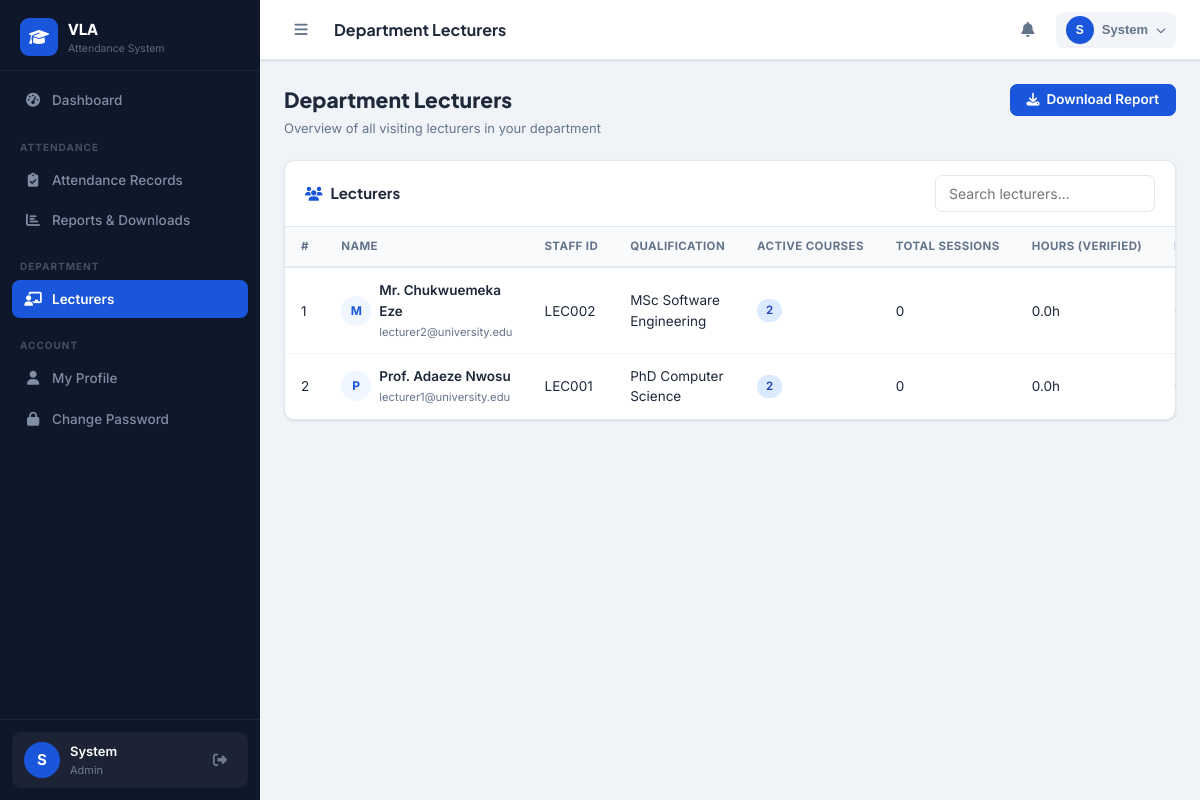
The app's page /hod/lecturers.php (signed in) with its own data.
### tables this page shows
CREATE TABLE IF NOT EXISTS users (
    id INT AUTO_INCREMENT PRIMARY KEY,
    full_name VARCHAR(150) NOT NULL,
    email VARCHAR(150) NOT NULL UNIQUE,
    phone VARCHAR(20),
    password VARCHAR(255) NOT NULL,
    role ENUM('admin','hod','lecturer') NOT NULL DEFAULT 'lecturer',
    department_id INT,
    staff_id VARCHAR(50) UNIQUE,
    gender ENUM('male','female','other'),
    qualification VARCHAR(200),
    specialization VARCHAR(200),
    profile_photo VARCHAR(255) DEFAULT 'default.png',
    status ENUM('active','inactive','suspended') DEFAULT 'active',
    last_login DATETIME,
    reset_token VARCHAR(100),
    reset_expires DATETIME,
    created_at TIMESTAMP DEFAULT CURRENT_TIMESTAMP,
    updated_at TIMESTAMP DEFAULT CURRENT_TIMESTAMP ON UPDATE CURRENT_TIMESTAMP,
    FOREIGN KEY (department_id) REFERENCES departments(id) ON DELETE SET NULL
);

### includes/functions.php (called while the page is built, shortened)
<?php
if (!function_exists('clean')) {
    function clean(string $str): string {
        return htmlspecialchars(trim($str), ENT_QUOTES, 'UTF-8');
    }
}
if (!function_exists('getCurrentUser')) {
    function getCurrentUser(): ?array {
        $conn = getDBConnection();
        $uid = (int)$_SESSION['user_id'];
        $r = $conn->query("SELECT u.*, d.name as dept_name, d.code as dept_code
            FROM users u LEFT JOIN departments d ON u.department_id = d.id
            WHERE u.id = $uid LIMIT 1");
        return $r ? $r->fetch_assoc() : null;
    }
}

### hod/lecturers.php (the view, shortened to what this page needs)
<?php
require_once '../includes/functions.php';
$pageTitle = 'Department Lecturers';
$conn = getDBConnection();
$deptId = (int)($_SESSION['dept_id'] ?? 0);
$deptWhere = $deptId ? "AND u.department_id = $deptId" : '';
$lecturers = $conn->query("
    SELECT u.*, d.name as dept_name,
      (SELECT COUNT(*) FROM attendance_records WHERE lecturer_id=u.id) as total_sessions,
      (SELECT COUNT(*) FROM attendance_records WHERE lecturer_id=u.id AND status='verified') as verified,
      (SELECT COUNT(*) FROM attendance_records WHERE lecturer_id=u.id AND status='pending') as pending,
      (SELECT COALESCE(SUM(duration_hours),0) FROM attendance_records WHERE lecturer_id=u.id AND status='verified') as total_hours,
      (SELECT COUNT(*) FROM course_assignments ca JOIN academic_sessions s ON ca.session_id=s.id WHERE ca.lecturer_id=u.id AND s.is_current=1) as active_courses
    FROM users u
    LEFT JOIN departments d ON u.department_id = d.id
    WHERE u.role='lecturer' $deptWhere
    ORDER BY u.full_name");
$sidebarItems = [
    ['url'=>'hod/dashboard.php','icon'=>'fas fa-tachometer-alt','label'=>'Dashboard'],
    ['divider'=>'Attendance'],
    ['url'=>'hod/attendance.php','icon'=>'fas fa-clipboard-check','label'=>'Attendance Records'],
    ['url'=>'hod/reports.php','icon'=>'fas fa-chart-bar','label'=>'Reports & Downloads'],
    ['divider'=>'Department'],
    ['url'=>'hod/lecturers.php','icon'=>'fas fa-chalkboard-teacher','label'=>'Lecturers','active'=>true],
    ['divider'=>'Account'],
    ['url'=>'hod/profile.php','icon'=>'fas fa-user','label'=>'My Profile'],
    ['url'=>'hod/change_password.php','icon'=>'fas fa-lock','label'=>'Change Password'],
];
include '../includes/header.php';
?>
<div class="page-header">
  <div><h2>Department Lecturers</h2><p>Overview of all visiting lecturers in your department</p></div>
  <a href="<?=BASE_URL?>hod/reports.php" class="btn btn-primary"><i class="fas fa-download"></i> Download Report</a>
</div>
<div class="card">
  <div class="card-header">
    <span class="card-title"><i class="fas fa-users"></i> Lecturers</span>
    <input type="text" id="tableSearch" class="form-control" placeholder="Search lecturers..." style="width:220px">
  </div>
  <div class="table-wrapper">
    <table class="data-table">
      <thead>
        <tr><th>#</th><th>Name</th><th>Staff ID</th><th>Qualification</th><th>Active Courses</th><th>Total Sessions</th><th>Hours (Verified)</th><th>Pending</th><th>Status</th></tr>
      </thead>
      <tbody>
        <?php $i=0; while ($r = $lecturers->fetch_assoc()): $i++; ?>
        <tr>
          <td><?=$i?></td>
          <td>
            <div class="d-flex align-items-center gap-2">
              <div class="avatar sm"><?=strtoupper(substr($r['full_name'],0,1))?></div>
              <div>
                <div class="fw-600"><?=clean($r['full_name'])?></div>
                <small class="text-muted"><?=clean($r['email'])?></small>
              </div>
            </div>
          </td>
          <td><?=clean($r['staff_id']??'—')?></td>
          <td><?=clean($r['qualification']??'—')?></td>
          <td><span class="badge bg-primary"><?=$r['active_courses']?></span></td>
          <td><?=$r['total_sessions']?></td>
          <td><?=number_format($r['total_hours'],1)?>h</td>
          <td><?=$r['pending']>0 ? '<span class="badge bg-warning">'.$r['pending'].'</span>' : '<span class="text-muted">0</span>'?></td>
        </tr>
        <?php endwhile ?>
      </tbody>
    </table>
  </div>
</div>
<?php include '../includes/footer.php'; ?>

### includes/header.php (shortened to what this page needs)
<?php
$user = getCurrentUser();
?>
<!DOCTYPE html>
<html lang="en">
<head>
<link rel="stylesheet" href="https://cdnjs.cloudflare.com/ajax/libs/font-awesome/6.4.2/css/all.min.css">
<link rel="stylesheet" href="<?= BASE_URL ?>assets/css/style.css">
</head>
<body>
<aside class="sidebar" id="sidebar">
  <div class="sidebar-brand">
    <div class="brand-icon"><i class="fas fa-graduation-cap"></i></div>
    <div class="brand-text">
      <span class="brand-name">VLA</span>
      <span class="brand-sub">Attendance System</span>
    </div>
  </div>
  <nav class="sidebar-nav">
    <?php if (isset($sidebarItems) && is_array($sidebarItems)): ?>
      <?php foreach ($sidebarItems as $item): ?>
        <?php if (isset($item['divider'])): ?>
          <div class="nav-divider"><?= clean($item['divider']) ?></div>
        <?php else: ?>
          <a href="<?= BASE_URL . $item['url'] ?>" class="nav-item <?= (isset($item['active']) && $item['active']) ? 'active' : '' ?>">
            <i class="<?= $item['icon'] ?>"></i>
            <span><?= clean($item['label']) ?></span>
          </a>
        <?php endif ?>
      <?php endforeach ?>
    <?php endif ?>
  </nav>
  <div class="sidebar-footer">
    <div class="user-card">
      <div class="user-avatar">
        <?= strtoupper(substr($user['full_name'] ?? 'U', 0, 1)) ?>
      </div>
      <div class="user-info">
        <span class="user-name"><?= clean(explode(' ', $user['full_name'] ?? 'User')[0]) ?></span>
        <span class="user-role"><?= ucfirst($_SESSION['role'] ?? '') ?></span>
      </div>
      <a href="<?= BASE_URL ?>logout.php" class="logout-btn" title="Logout"><i class="fas fa-sign-out-alt"></i></a>
    </div>
  </div>
</aside>
<div class="main-wrapper" id="mainWrapper">
  <header class="topbar">
    <button class="sidebar-toggle" id="sidebarToggle">
      <i class="fas fa-bars"></i>
    </button>
    <div class="topbar-title">
      <h1 class="page-title"><?= isset($pageTitle) ? clean($pageTitle) : 'Dashboard' ?></h1>
    </div>
    <div class="topbar-actions">
      <div class="notif-wrapper">
        <button class="icon-btn notif-btn" id="notifBtn">
          <i class="fas fa-bell"></i>
        </button>
      </div>
      <div class="profile-wrapper">
        <button class="icon-btn profile-btn" id="profileBtn">
          <div class="profile-avatar"><?= strtoupper(substr($user['full_name'] ?? 'U', 0, 1)) ?></div>
          <span class="profile-name"><?= clean(explode(' ', $user['full_name'] ?? 'User')[0]) ?></span>
          <i class="fas fa-chevron-down"></i>
        </button>
      </div>
    </div>
  </header>
  <main class="content-area">

### records on screen
users: full_name "S", full_name "System"
users: full_name "M", full_name "Mr. Chukwuemeka Eze", email "lecturer2@university.edu", staff "LEC002", qualification "MSc Software Engineering", active_courses "2", total_sessions "0", total_hours "0.0"
users: full_name "P", full_name "Prof. Adaeze Nwosu", email "lecturer1@university.edu", staff "LEC001", qualification "PhD Computer Science", active_courses "2", total_sessions "0", total_hours "0.0"

### other values on screen
$item['label'] "Dashboard"
$item['divider'] "ATTENDANCE"
$item['label'] "Attendance Records"
$item['label'] "Reports & Downloads"
$item['divider'] "DEPARTMENT"
$item['label'] "Lecturers"
$item['divider'] "ACCOUNT"
$item['label'] "My Profile"
$item['label'] "Change Password"
$_SESSION['role'] "Admin"
$pageTitle "Department Lecturers"
